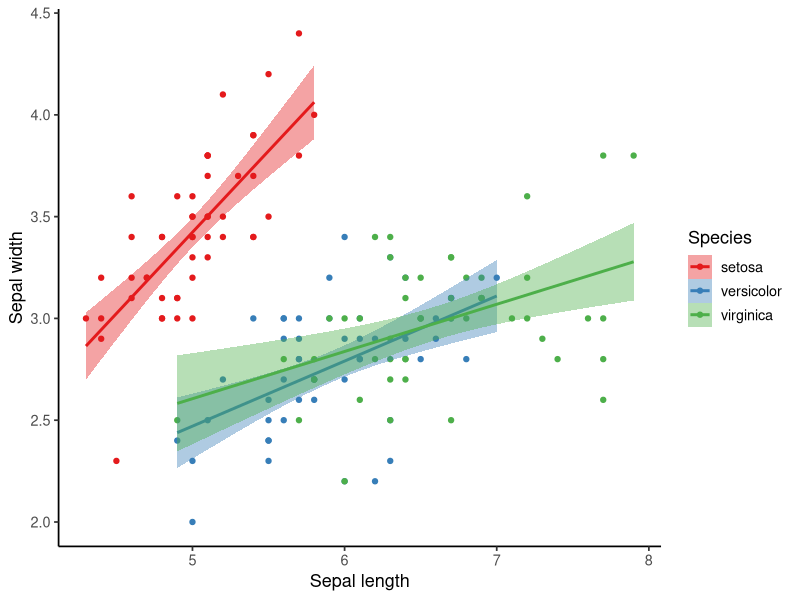
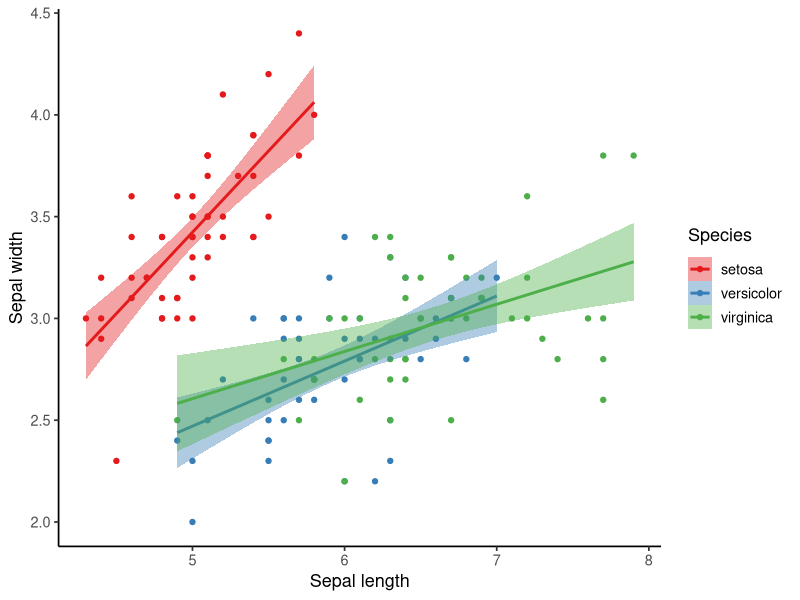

Here is the R script that generated these plots, in order:
## ---- chunk 1
knitr::opts_chunk$set(message = F, 
                      error = F, 
                      warning = F,
                      fig.align = "center")

## ---- chunk 2
library(tidyverse)

### Default plot
P_vertical_default <- ggplot(data = iris) + 
  geom_point(aes(x = Sepal.Length, y = Sepal.Width, color = Species)) + 
  geom_smooth(aes(x = Sepal.Length, y = Sepal.Width, color = Species, fill = after_scale(color)), method = "lm", se = T) + 
  scale_color_brewer(palette = "Set1") +
  labs(x = "Sepal length", y = "Sepal width") + 
  theme_classic(base_size = 13)

### Adjust the spacing between legend items
P_vertical_adjusted <- P_vertical_default + 
  theme(legend.title = element_text(margin = margin(b = 10)),  # change the 
        legend.spacing.x = unit(0.2, "inch"),  # adjust the horizontal spacing between legend keys and labels
        legend.spacing.y = unit(0.2, "inch")) + # adjust the vertical spacing between legend keys
  guides(color = guide_legend(byrow = T))  # "byrow = T" is necessary for "legend.spacing.y" to work for vertical legends  

P_vertical_default; P_vertical_adjusted

